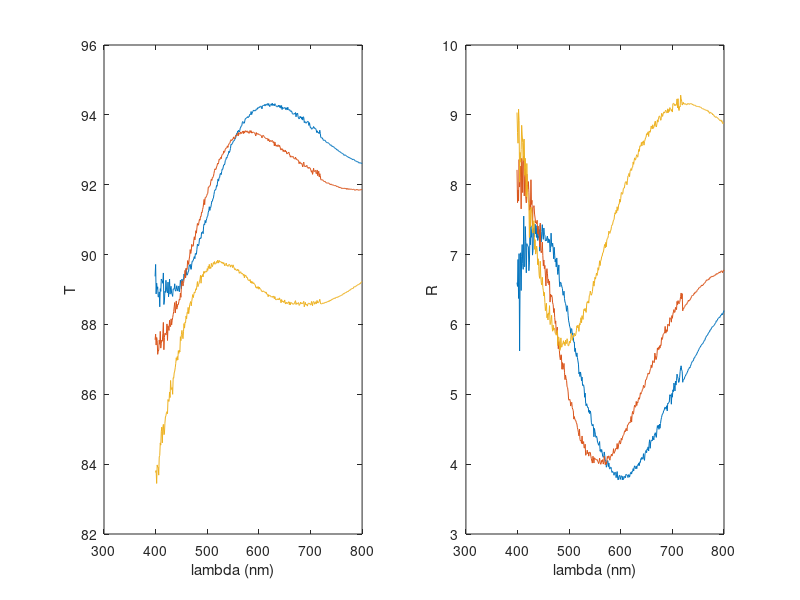

MATLAB code for this plot:
%%%%%%%%%%%%%%%%%%%%%%%%%%%%%%%%
%
%
%   This work is licensed under the Creative Commons Reconocimiento-NoComercial-CompartirIgual 4.0 Internacional License.
%   To view a copy of this license, visit http://creativecommons.org/licenses/by-nc-sa/4.0/.
%
%
%%%%%%%%%%%%%%%%%%%%%%%%%%%%%%%

clear; clc; 
% close all;
addpath("C:\Users\glozano\Nextcloud\G\teaching\máster UPO\24-25\energía\práctica sims\códigos\ReTraF-1.4\src");


%% ReTraF fitting test

plot_exp_data = 1; % Plot experimental data (1 if you want the plot)

%% Files

%  Size of delta & psi data must be (  length(wl_exp) ,  length(theta_exp) )
%
data_file = "transparent.mat";


%% Parameters
wl =400:10:800;  % Wavelength (nm)

theta.values = [6 30 50];  % Incident angles of the measurements (degrees)
theta.index  = [1,2,3];  % Index of the angles to use


%% Layer models of the structutre


%% Air
air.type = "cnst";  % Known constant refractive index type
air.n = 1.0;    % Refractive index



%% Material (nanophosphor)
Material.type = "U-cnst";  
Material.l_n = 1.2;    
Material.u_n = 1.6;
Material.l_D = 20;    % Thickness (nm)
Material.u_D = 100;



%% Glass substrate
glass.type = "cnst";    % Known constant refractive index type
glass.n = 1.46;      % Refractive index
glass.D = 1e6;      % Layer thickness (nm)

%%

models = {air, Material, glass ,air};



%% Fitting options

foptions.method = "fmincon";  % "fmincon" or "genetic"
%foptions.method = "genetic";  % "fmincon" or "genetic"
foptions.scatt = true;
foptions.itermax = 50;      % Maximum number of iterations
foptions.parallel = true;   % Parallel evaluation of the objective function
foptions.popsize = 300;      % Population size (if "genetic" is used)
foptions.lcoher = 1e4;      % Coherence length (recommended 1e4)



%% Plot data
if plot_exp_data == 1
    data = load("transparent.mat");

    wl_exp = data.wl_exp;
    Rexp = 0.5*(data.RSample_S+data.RSample_P);
    Texp = 0.5*(data.TSample_S+data.TSample_P);

    figure;
    subplot(1,2,1)
    plot(wl_exp,Texp)
    xlabel("\lambda (nm)")
    ylabel("T")

    subplot(1,2,2)
    plot(wl_exp,Rexp)
    xlabel("\lambda (nm)")
    ylabel("R")
    return
end

%% Fit

%data_file = [];

[layers_out,N,D,Data_exp,Data_theor,xbest,foptions_out] = ReTraF(wl,theta,models,data_file,foptions);

%%

figure;
subplot(1,2,1)
plot(wl,real(N(:,2)),'LineWidth',2)
xlabel("\lambda (nm)")
ylabel("n")
subplot(1,2,2)
plot(wl,imag(N(:,2)),'LineWidth',2)
xlabel("\lambda (nm)")
ylabel("k")
%